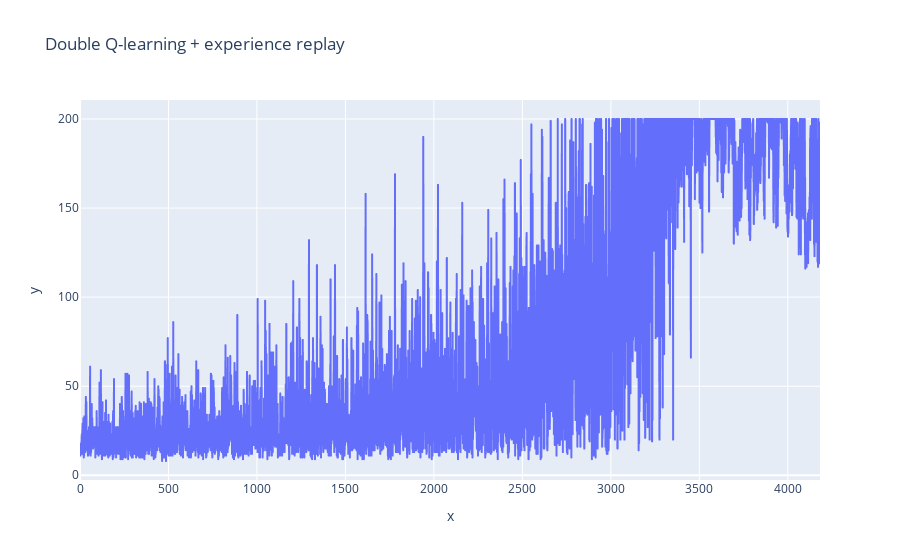

Notebook code for this chart:
### Code cell
ple.line(x=range(len(rewards_exp)), y=rewards_exp, title="Double Q-learning + experience replay")

### Figure 1 — Plotly figure (JSON) as saved in the notebook; plotly's stock layout.template omitted (floating-point values rounded to 4 significant figures; data arrays with more than 128 entries replaced by an {"elided": "..."} marker saying what was removed)
{"data": [{"hoverlabel": {"namelength": 0}, "hovertemplate": "x=%{x}<br>y=%{y}", "legendgroup": "", "line": {"color": "#636efa", "dash": "solid"}, "mode": "lines", "name": "", "showlegend": false, "type": "scattergl", "x": {"elided": "4183 int values"}, "xaxis": "x", "y": {"elided": "4183 int values"}, "yaxis": "y"}], "layout": {"legend": {"tracegroupgap": 0}, "title": {"text": "Double Q-learning + experience replay"}, "xaxis": {"anchor": "y", "domain": [0, 1], "title": {"text": "x"}}, "yaxis": {"anchor": "x", "domain": [0, 1], "title": {"text": "y"}}}}
